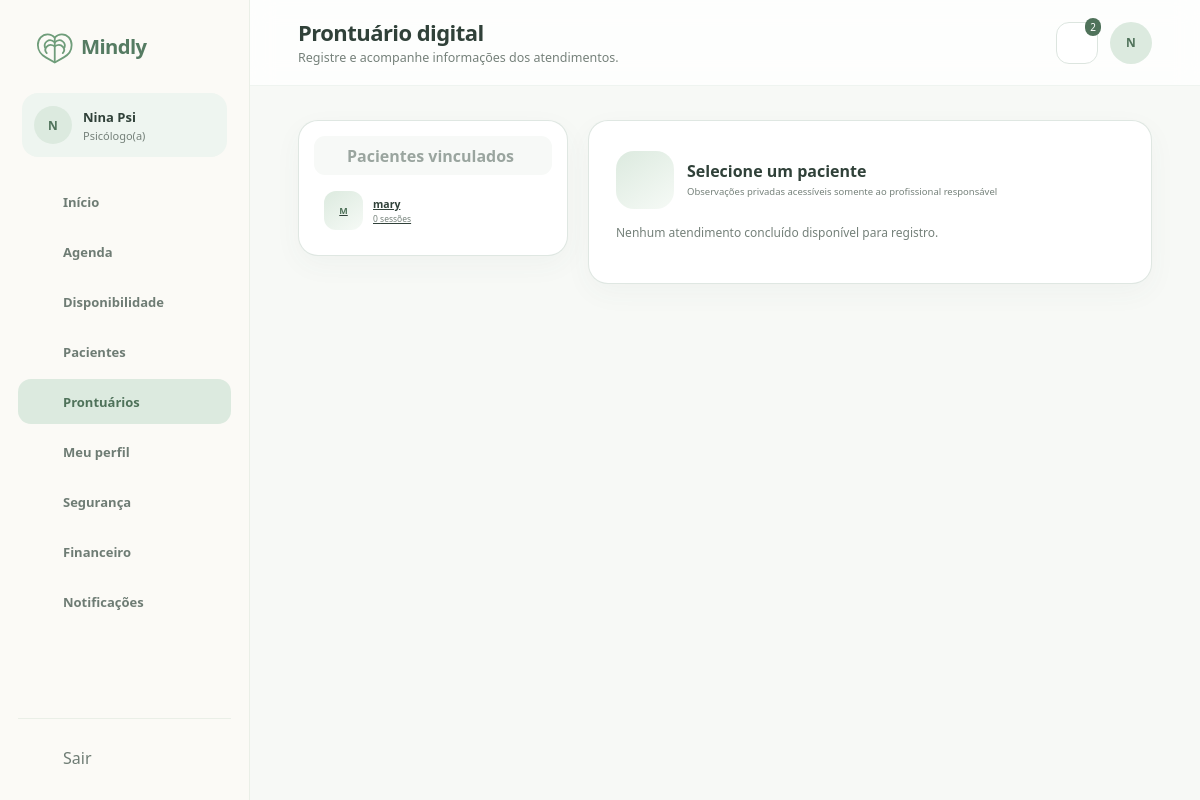
The app's page /view/prontuarioPsicologo.php (signed in) with its own data.
### tables this page shows
CREATE TABLE `psicologos` (
  `usuario_id` bigint(20) UNSIGNED NOT NULL,
  `crp` varchar(24) NOT NULL,
  `nome_profissional` varchar(150) DEFAULT NULL,
  `area_atuacao` varchar(150) DEFAULT NULL,
  `biografia` text DEFAULT NULL,
  `abordagem` text DEFAULT NULL,
  `valor_consulta` decimal(10,2) NOT NULL DEFAULT 0.00,
  `duracao_padrao_minutos` smallint(5) UNSIGNED NOT NULL DEFAULT 50,
  `status_verificacao` enum('pendente','aprovado','rejeitado') NOT NULL DEFAULT 'pendente',
  `verificado_em` datetime DEFAULT NULL,
  `criado_em` timestamp NOT NULL DEFAULT current_timestamp(),
  `atualizado_em` timestamp NOT NULL DEFAULT current_timestamp() ON UPDATE current_timestamp()
);

CREATE TABLE `usuarios` (
  `id` bigint(20) UNSIGNED NOT NULL,
  `nome` varchar(150) NOT NULL,
  `email` varchar(190) NOT NULL,
  `senha_hash` varchar(255) NOT NULL,
  `papel` enum('paciente','psicologo','admin') NOT NULL,
  `telefone` varchar(20) DEFAULT NULL,
  `avatar_url` varchar(500) DEFAULT NULL,
  `status` enum('pendente','ativo','suspenso','inativo') NOT NULL DEFAULT 'ativo',
  `email_verificado_em` datetime DEFAULT NULL,
  `ultimo_acesso_em` datetime DEFAULT NULL,
  `criado_em` timestamp NOT NULL DEFAULT current_timestamp(),
  `atualizado_em` timestamp NOT NULL DEFAULT current_timestamp() ON UPDATE current_timestamp()
);

### model/Database.php (called while the page is built, shortened)
<?php
function config(): array
{
    static $config;
    if ($config === null) {
        $config = require __DIR__ . '/../config.example.php';
        $local = __DIR__ . '/../config/local.php';
        if (is_file($local))
            $config = array_replace($config, require $local);
    }
    return $config;
}
function db(): PDO
{
    static $pdo;
    if (!$pdo) {
        $c = config();
        $pdo = new PDO("mysql:host={$c['db_host']};port={$c['db_port']};dbname=mindly;charset=utf8mb4", $c['db_user'], $c['db_password'], [PDO::ATTR_ERRMODE => PDO::ERRMODE_EXCEPTION, PDO::ATTR_DEFAULT_FETCH_MODE => PDO::FETCH_ASSOC, PDO::ATTR_EMULATE_PREPARES => false]);
        $pdo->exec("SET time_zone = '+00:00'");
    }
    return $pdo;
}
function query(string $sql, array $params = []): PDOStatement
{
    $stmt = db()->prepare($sql);
    $stmt->execute($params);
    return $stmt;
}
function accountById($id)
{
    return query('SELECT u.*, p.status_verificacao FROM usuarios u LEFT JOIN psicologos p ON p.usuario_id=u.id WHERE u.id=?', [$id])->fetch();
}

### controller/Auth.php (called while the page is built, shortened)
<?php
require_once __DIR__ . '/../model/Database.php';
function e($value): string
{
    return htmlspecialchars((string) $value, ENT_QUOTES | ENT_SUBSTITUTE, 'UTF-8');
}
function accountProblem(array $user): ?string
{
    return null;
}
function requireRole(string $role): array
{
    try {
        $user = accountById($_SESSION['user_id']);
    } catch (Throwable $ex) {
        http_response_code(503);
        exit('Serviço temporariamente indisponível.');
    }
    return $user;
}

### controller/DadosController.php (called while the page is built, shortened)
<?php
require_once __DIR__ . '/../model/MindlyData.php';
function requestText(string $key): string
{
    return isset($_GET[$key]) && is_string($_GET[$key]) ? mb_substr(trim($_GET[$key]), 0, 190) : '';
}
function requestId(string $key): ?int
{
    if (!isset($_GET[$key]))
        return null;
    $value = filter_var($_GET[$key], FILTER_VALIDATE_INT, ['options' => ['min_range' => 1]]);
    return $value;
}
function pageData(string $page, array $user): array
{
    $model = new MindlyData($user);
    $d = ['notificacoes' => $model->notifications(), 'consulta' => null, 'profissional' => null, 'horarios' => [], 'busca' => requestText('q')];
    switch ($page) {
        case 'pacientesPsicologo.php':
        case 'prontuarioPsicologo.php':
            $d['pacientes'] = $model->patients($page === 'pacientesPsicologo.php' ? $d['busca'] : '');
            $d['paciente'] = null;
            $d['registros'] = [];
            $d['consultasPaciente'] = [];
            $d['contextoClinico'] = [];
            $d['versoes'] = [];
            $d['consultasVinculadas'] = $model->consultations();
            if (in_array($page, ['prontuarioPsicologo.php', 'pacientesPsicologo.php'], true)) {
                $id = requestId('paciente_id');
            }
            break;
    }
    $d['anterior'] = $_SESSION['operacao_anterior'] ?? [];
    return $d;
}
function loadPageData(string $page, array $user): array
{
    try {
        return pageData($page, $user);
    } catch (Throwable $error) {
        error_log('Mindly: falha ao consultar dados da página (' . get_class($error) . ').');
        http_response_code(503);
        exit('Não foi possível carregar os dados. Tente novamente mais tarde.');
    }
}

### model/MindlyData.php (called while the page is built, shortened)
<?php
require_once __DIR__ . '/Database.php';
final class MindlyData
{
    private int $id;
    private string $role;
    public function __construct(array $user)
    {
        $this->id = (int) $user['id'];
        $this->role = $user['papel'];
    }
    private function scope(string $alias = 'c'): array
    {
        $column = ['paciente' => 'paciente_id', 'psicologo' => 'psicologo_id'][$this->role] ?? null;
        return ["$alias.$column=?", [$this->id]];
    }
    public function consultations(?int $id = null): array
    {
        [$where, $params] = $this->scope();
        $reviewFields = $this->role === 'paciente' ? 'a.id avaliacao_id,a.nota avaliacao_nota,a.comentario avaliacao_comentario' : 'NULL avaliacao_id,NULL avaliacao_nota,NULL avaliacao_comentario';
        $reviewJoin = $this->role === 'paciente' ? ' LEFT JOIN avaliacoes a ON a.consulta_id=c.id AND a.paciente_id=c.paciente_id AND a.psicologo_id=c.psicologo_id' : '';
        return query("SELECT c.id,c.consulta_origem_id,c.paciente_id,c.psicologo_id,c.valor,c.modalidade,c.status,c.criado_em,c.iniciada_em,c.encerrada_em,
            h.inicio_em,h.fim_em,TIMESTAMPDIFF(MINUTE,h.inicio_em,h.fim_em) duracao,
            pa.nome paciente_nome,COALESCE(NULLIF(p.nome_profissional,''),pu.nome) psicologo_nome,p.area_atuacao,p.crp,$reviewFields
            FROM consultas c JOIN horarios_agenda h ON h.id=c.horario_id AND h.psicologo_id=c.psicologo_id
            JOIN usuarios pa ON pa.id=c.paciente_id JOIN usuarios pu ON pu.id=c.psicologo_id
            JOIN psicologos p ON p.usuario_id=c.psicologo_id$reviewJoin WHERE $where ORDER BY h.inicio_em,c.id", $params)->fetchAll();
    }
    public function patients(string $search = ''): array
    {
        return query("SELECT u.id,u.nome,
            (SELECT MIN(c.criado_em) FROM consultas c WHERE c.paciente_id=u.id AND c.psicologo_id=? AND c.status IN ('aguardando_pagamento','confirmada','em_andamento','concluida','cancelada','nao_compareceu')) desde,
            (SELECT COUNT(*) FROM consultas c WHERE c.paciente_id=u.id AND c.psicologo_id=? AND c.status='concluida') sessoes,
            (SELECT MIN(h.inicio_em) FROM consultas c JOIN horarios_agenda h ON h.id=c.horario_id WHERE c.paciente_id=u.id AND c.psicologo_id=? AND c.status IN ('confirmada','aguardando_pagamento') AND h.inicio_em>=UTC_TIMESTAMP()) proxima
            FROM usuarios u JOIN pacientes p ON p.usuario_id=u.id WHERE u.nome LIKE ? AND
            (EXISTS (SELECT 1 FROM consultas c WHERE c.paciente_id=u.id AND c.psicologo_id=? AND c.status IN ('aguardando_pagamento','confirmada','em_andamento','concluida','cancelada','nao_compareceu'))
            OR EXISTS (SELECT 1 FROM prontuarios pr WHERE pr.paciente_id=u.id AND pr.psicologo_id=?)) ORDER BY u.nome,u.id",
            [$this->id, $this->id, $this->id, '%' . $search . '%', $this->id, $this->id]
        )->fetchAll();
    }
    public function notifications(): array
    {
        return query('SELECT id,titulo,mensagem,criado_em FROM notificacoes WHERE usuario_id=? AND lida_em IS NULL ORDER BY criado_em DESC,id DESC', [$this->id])->fetchAll();
    }
}

### view/componentes/componentes.php (the view, shortened to what this page needs)
<?php
function icon($name, $class = '')
{
    $svg = $icons[$name] ?? $icons['home'];
    return '<svg class="icone ' . $class . '" viewBox="0 0 24 24" aria-hidden="true">' . $svg . '</svg>';
}
function navItems($perfil)
{
    if ($perfil === 'psicologo')
        return [
            ['dashboardPsicologo.php', 'home', 'Início', 'inicio'],
            ['agendaPsicologo.php', 'calendar', 'Agenda', 'agenda'],
            ['disponibilidadePsicologo.php', 'clock', 'Disponibilidade', 'disponibilidade'],
            ['pacientesPsicologo.php', 'users', 'Pacientes', 'pacientes'],
            ['prontuarioPsicologo.php', 'file', 'Prontuários', 'prontuarios'],
            ['perfilProfissional.php', 'user', 'Meu perfil', 'perfil'],
            ['alterarSenha.php', 'lock', 'Segurança', 'seguranca'],
            ['financeiroPsicologo.php', 'wallet', 'Financeiro', 'financeiro'],
            ['notificacoesPsicologo.php', 'bell', 'Notificações', 'notificacoes'],
        ];
    return [
        ['dashboardAdmin.php', 'home', 'Visão geral', 'inicio'],
        ['usuariosAdmin.php', 'users', 'Usuários', 'usuarios'],
        ['atendimentosAdmin.php', 'video', 'Atendimentos', 'atendimentos'],
        ['relatoriosAdmin.php', 'chart', 'Relatórios', 'relatorios'],
    ];
}
function abrirLayout($perfil, $ativo, $titulo, $subtitulo, $nome)
{
    global $currentUser, $d;
    $nome = e($currentUser['nome']);
    $perfilLabel = $perfil === 'paciente' ? 'Paciente' : ($perfil === 'psicologo' ? 'Psicólogo(a)' : 'Administrador');
    $iniciais = e(mb_strtoupper(mb_substr($currentUser['nome'], 0, 1)));
    echo '<div class="app">';
    echo '<aside class="sidebar">';
    echo '<a class="sidebar-logo" href="home.php"><img src="../img/logo-mindly.svg" alt="Mindly"></a>';
    echo '<div class="perfil-lateral"><span class="avatar avatar-pequeno">' . $iniciais . '</span><div><strong>' . $nome . '</strong><span>' . $perfilLabel . '</span></div></div>';
    echo '<nav class="menu-lateral">';
    foreach (navItems($perfil) as $item) {
        [$href, $ico, $label, $key] = $item;
        $classe = $key === $ativo ? 'item-menu ativo' : 'item-menu';
        echo '<a class="' . $classe . '" href="' . $href . '">' . icon($ico) . '<span>' . $label . '</span></a>';
    }
    echo '</nav>';
    echo '<div class="sidebar-rodape"><form method="post" action="../processamento/auth.php">' . csrfField() . '<input type="hidden" name="acao" value="logout"><button class="item-menu" style="border:0;background:transparent;width:100%;cursor:pointer;font:inherit" type="submit">' . icon('logout') . '<span>Sair</span></button></form></div>';
    echo '</aside>';
    echo '<main class="area-app">';
    echo '<header class="topbar"><div class="titulo-topbar"><h1>' . $titulo . '</h1><p>' . $subtitulo . '</p></div><div class="acoes-topbar"><details class="notificacoes"><summary class="botao-icone" aria-label="Notificações">' . icon('bell');
    if (!empty($d['notificacoes']))
        echo '<span class="contador-notificacoes">' . count($d['notificacoes']) . '</span>';
    echo '</summary><div class="painel-notificacoes"><h2>Notificações</h2>';
    echo '</div></details><span class="avatar">' . $iniciais . '</span></div></header>';
    echo '<section class="conteudo-app">';
}
function fecharLayout()
{
    echo '</section></main></div>';
}
?>

### view/prontuarioPsicologo.php (shortened to what this page needs)
<?php require_once __DIR__ . '/../controller/Auth.php';
$currentUser = requireRole('psicologo'); ?>
<?php require_once __DIR__ . '/../controller/DadosController.php';
$d = loadPageData(basename(__FILE__), $currentUser);
require_once __DIR__ . '/componentes/componentes.php';
require_once __DIR__ . '/componentes/dados.php'; ?>
<!DOCTYPE html>
<html lang="pt-BR">
<head>
    <link rel="stylesheet" href="../css/componentes.css">
    <link rel="stylesheet" href="../css/prontuarioPsicologo.css">
</head>
<body>
    <?php abrirLayout('psicologo', 'prontuarios', 'Prontuário digital', 'Registre e acompanhe informações dos atendimentos.', $currentUser['nome']); ?>
    <div class="pront-grid">
        <aside class="cartao lista-pacientes">
            <div class="busca"><?= icon('users') ?><strong>Pacientes vinculados</strong></div>
            <?php foreach ($d['pacientes'] as $p): ?><a
                    class="paciente-item <?= ($d['paciente']['id'] ?? null) === $p['id'] ? 'ativo' : '' ?>"
                    href="<?= e(publicLink('prontuarioPsicologo.php', $p['id'], 'paciente_id')) ?>"><span
                        class="avatar-foto"><?= e(initials($p['nome'])) ?></span>
                    <div><strong><?= e($p['nome']) ?></strong><small><?= (int) $p['sessoes'] ?> sessões</small></div>
                </a><?php endforeach;
                emptyState('Nenhum paciente vinculado até o momento.'); ?>
        </aside>
        <section class="cartao prontuario">
            <div class="cabecalho-paciente">
                <div class="ident"><span
                        class="avatar-foto grande"><?= e(initials($d['paciente']['nome'] ?? '')) ?></span>
                    <div>
                        <h2><?= e($d['paciente']['nome'] ?? 'Selecione um paciente') ?></h2><span>Observações privadas
                            acessíveis somente ao profissional responsável</span>
                    </div>
                </div>
            </div>
            <?php endforeach;
            if (!$d['contextoClinico'])
                emptyState('Nenhum atendimento concluído disponível para registro.'); ?>
        </section>
    </div>
    <?php fecharLayout(); ?>
</body>
</html>

### records on screen
psicologos: usuario_id.nome "N", usuario_id.nome "Nina Psi"
usuarios: nome "M", nome "mary", sessoes "0"

### other values on screen
$perfilLabel "Psicólogo(a)"
$label "Início"
$label "Agenda"
$label "Disponibilidade"
$label "Pacientes"
$label "Prontuários"
$label "Meu perfil"
$label "Segurança"
$label "Financeiro"
$label "Notificações"
$titulo "Prontuário digital"
$subtitulo "Registre e acompanhe informações dos atendimentos."
count($d['notificacoes']) "2"
$d['paciente']['nome'] "Selecione um paciente"
$message "Nenhum atendimento concluído disponível para registro."
